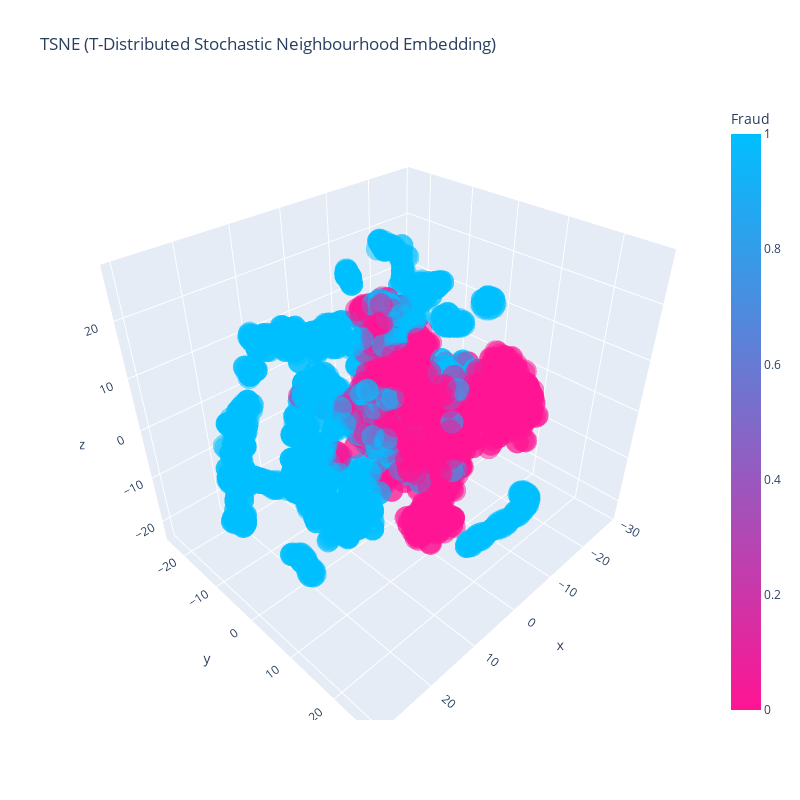

The notebook cell this image was saved under:
### Code cell
# plotting a 3D scatter plot 

trace1 = go.Scatter3d(
    x=tsne3d[:,0],
    y=tsne3d[:,1],
    z=tsne3d[:,2],
    mode='markers',
    marker=dict(
        color = y_vis,
        colorscale = ['deeppink', 'deepskyblue'],
        colorbar = dict(title = 'Fraud'),
        line=dict(color='rgb(255, 255, 255)'),
        opacity=0.5
    )
)

data=[trace1]

layout = dict(title = 'TSNE (T-Distributed Stochastic Neighbourhood Embedding)',
              showlegend= False, height=800, width=800,)

fig=dict(data=data, layout=layout)
py.iplot(fig, filename='3DBubble')

### Figure 1 — Plotly figure (JSON) as saved in the notebook; plotly's stock layout.template omitted (floating-point values rounded to 4 significant figures; data arrays with more than 128 entries replaced by an {"elided": "..."} marker saying what was removed)
{"data": [{"marker": {"color": {"elided": "5000 int values"}, "colorbar": {"title": {"text": "Fraud"}}, "colorscale": [[0, "deeppink"], [1, "deepskyblue"]], "line": {"color": "rgb(255, 255, 255)"}, "opacity": 0.5}, "mode": "markers", "type": "scatter3d", "x": {"elided": "5000 float values"}, "y": {"elided": "5000 float values"}, "z": {"elided": "5000 float values"}}], "layout": {"height": 800, "showlegend": false, "title": {"text": "TSNE (T-Distributed Stochastic Neighbourhood Embedding)"}, "width": 800}}
